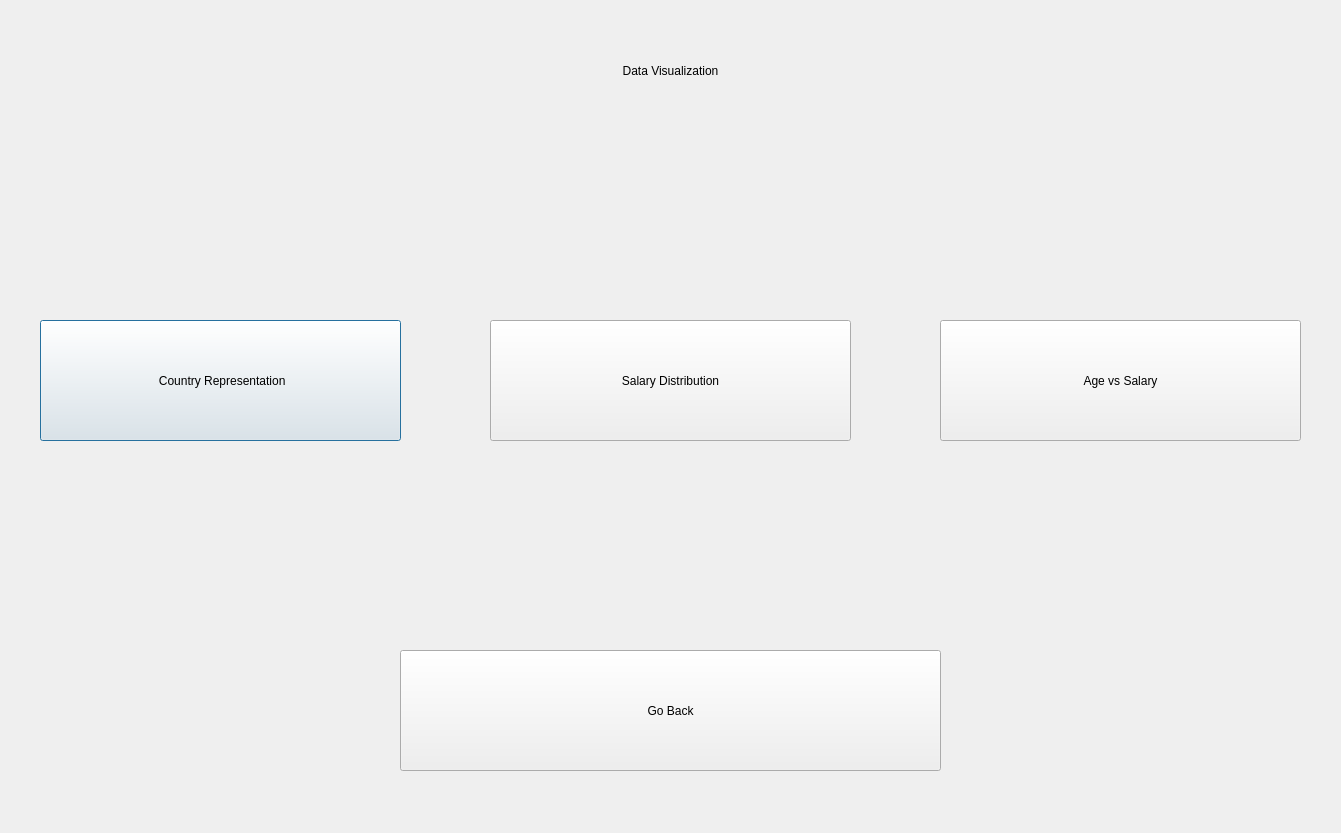
<?xml version="1.0" encoding="UTF-8"?>
<ui version="4.0">
 <class>Dialog</class>
 <widget class="QDialog" name="Dialog">
  <property name="geometry">
   <rect>
    <x>0</x>
    <y>0</y>
    <width>1341</width>
    <height>833</height>
   </rect>
  </property>
  <property name="windowTitle">
   <string>Dialog</string>
  </property>
  <widget class="QLabel" name="background">
   <property name="geometry">
    <rect>
     <x>-10</x>
     <y>0</y>
     <width>1361</width>
     <height>841</height>
    </rect>
   </property>
   <property name="sizePolicy">
    <sizepolicy hsizetype="Fixed" vsizetype="Fixed">
     <horstretch>0</horstretch>
     <verstretch>0</verstretch>
    </sizepolicy>
   </property>
   <property name="autoFillBackground">
    <bool>false</bool>
   </property>
   <property name="styleSheet">
    <string notr="true">background-image: url(:/assets/EmployeeBackground.png);</string>
   </property>
   <property name="text">
    <string/>
   </property>
   <property name="pixmap">
    <pixmap>./assets/EmployeeBackground.png</pixmap>
   </property>
   <property name="scaledContents">
    <bool>true</bool>
   </property>
  </widget>
  <widget class="QLabel" name="DataLabel">
   <property name="geometry">
    <rect>
     <x>0</x>
     <y>10</y>
     <width>1341</width>
     <height>121</height>
    </rect>
   </property>
   <property name="styleSheet">
    <string notr="true">font: 87 26pt &quot;Segoe UI Black&quot;;</string>
   </property>
   <property name="text">
    <string>Data Visualization</string>
   </property>
   <property name="alignment">
    <set>Qt::AlignCenter</set>
   </property>
  </widget>
  <widget class="QPushButton" name="CountryRepButton">
   <property name="geometry">
    <rect>
     <x>40</x>
     <y>320</y>
     <width>361</width>
     <height>121</height>
    </rect>
   </property>
   <property name="styleSheet">
    <string notr="true">font: 87 15pt &quot;Segoe UI Black&quot;;</string>
   </property>
   <property name="text">
    <string> Country Representation</string>
   </property>
  </widget>
  <widget class="QPushButton" name="SalaryDisButton">
   <property name="geometry">
    <rect>
     <x>490</x>
     <y>320</y>
     <width>361</width>
     <height>121</height>
    </rect>
   </property>
   <property name="styleSheet">
    <string notr="true">font: 87 15pt &quot;Segoe UI Black&quot;;</string>
   </property>
   <property name="text">
    <string>Salary Distribution</string>
   </property>
  </widget>
  <widget class="QPushButton" name="AgeSalButton">
   <property name="geometry">
    <rect>
     <x>940</x>
     <y>320</y>
     <width>361</width>
     <height>121</height>
    </rect>
   </property>
   <property name="styleSheet">
    <string notr="true">font: 87 15pt &quot;Segoe UI Black&quot;;</string>
   </property>
   <property name="text">
    <string>Age vs Salary</string>
   </property>
  </widget>
  <widget class="QPushButton" name="GoBackButton">
   <property name="geometry">
    <rect>
     <x>400</x>
     <y>650</y>
     <width>541</width>
     <height>121</height>
    </rect>
   </property>
   <property name="styleSheet">
    <string notr="true">font: 87 25pt &quot;Segoe UI Black&quot;;</string>
   </property>
   <property name="text">
    <string>Go Back</string>
   </property>
  </widget>
 </widget>
 <resources/>
 <connections/>
</ui>
